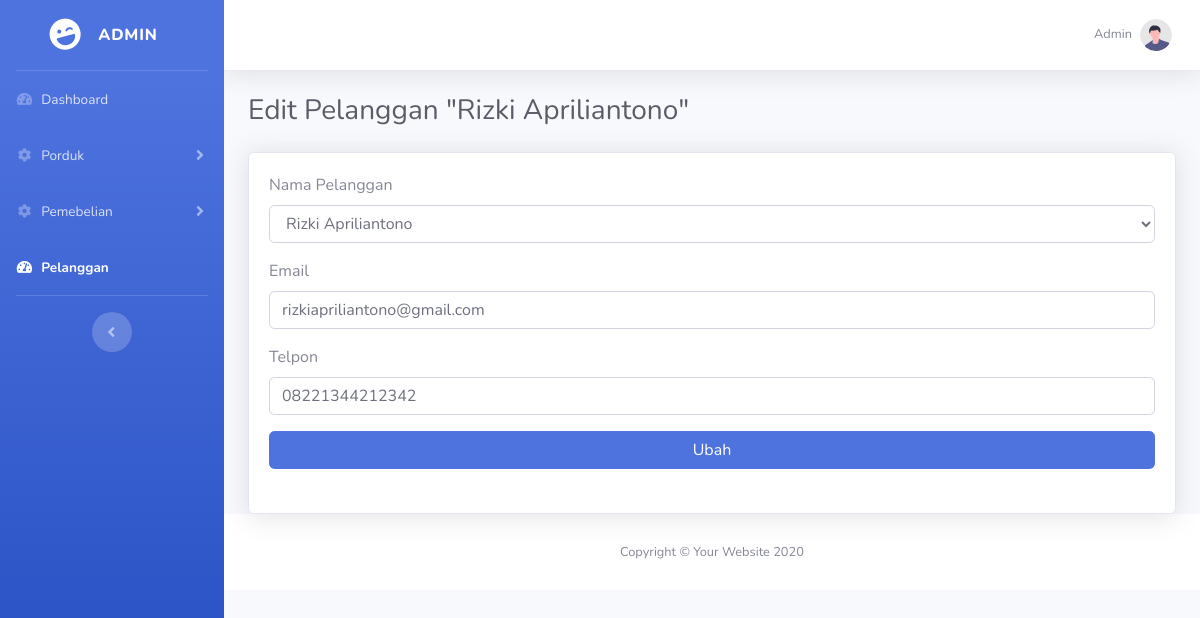
Screenshot of /admin/edit_pelanggan.php?id=1 with the database file from the repository.
### tables this page shows
CREATE TABLE `pelanggan` (
  `id_pelanggan` int(5) NOT NULL,
  `email_pelanggan` varchar(30) NOT NULL,
  `password_pelanggan` varchar(255) NOT NULL,
  `nama_pelanggan` varchar(50) NOT NULL,
  `telpon_pelanggan` varchar(20) NOT NULL
);

### admin/edit_pelanggan.php (the view, shortened to what this page needs)
<?php include '../koneksi1.php';?>
<!DOCTYPE html>
<html lang="en">
<head>
</head>
<body id="page-top">
<?php
$ambil=$koneksi1->query("SELECT * FROM pelanggan WHERE id_pelanggan='$_GET[id]'");
$pecah=$ambil->fetch_assoc();
?>
    <div id="wrapper">
    <?php include('sidebar/sidebar_pelanggan.php');?>
        <div id="content-wrapper" class="d-flex flex-column">
        <?php include('topbar.php');?>
            <div id="content">
<div class="container-fluid">
<div class="d-sm-flex align-items-center justify-content-between mb-4">
    <h1 class="h3 mb-0 text-gray-800">Edit Pelanggan "<?php echo $pecah['nama_pelanggan']; ?>"</h1>
</div>
    <div class="card shadow">
    <div class="card-body">
        <form method="post" enctype="multipart/form-data">
            <div class="form-group">
                <label>Nama Pelanggan</label>
                <select type="text" class="form-control" name="nama">
                            <option value="<?php echo $pecah['nama_pelanggan'];?>">
                                <p><?php echo $pecah['nama_pelanggan'];?></p>
                            </option>
                </select>
            </div>
            <div class="form-group">
                <label>Email</label>
                <input type="text" class="form-control" name="email" value="<?= $pecah['email_pelanggan'];?>">
            </div>
            <div class="form-group">
                <label>Telpon</label>
                <input type="number" class="form-control" name="telpon" value="<?= $pecah['telpon_pelanggan'];?>">
            </div>
            <button class="btn btn-primary btn-block" name="ubah_data">Ubah</button> <br>
        </form>
    </div>
</div>
</div>
    <?php include('footer.php');?>
</div>
    </div>
</body>
</html>

### rows the page displays
pelanggan: nama_pelanggan "Rizki Apriliantono", email "rizkiapriliantono@gmail.com", telpon "08221344212342"
